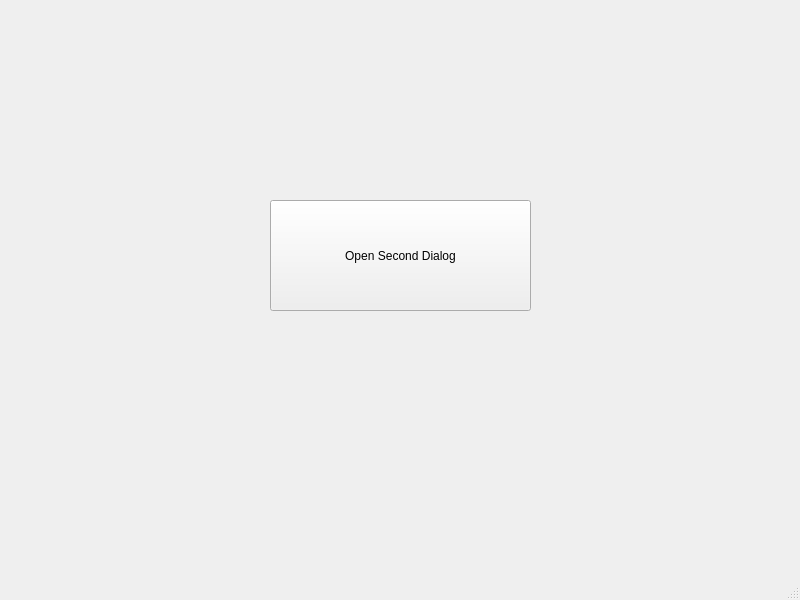
<?xml version="1.0" encoding="UTF-8"?>
<ui version="4.0">
 <class>MainWindow</class>
 <widget class="QMainWindow" name="MainWindow">
  <property name="geometry">
   <rect>
    <x>0</x>
    <y>0</y>
    <width>800</width>
    <height>600</height>
   </rect>
  </property>
  <property name="windowTitle">
   <string>MainWindow</string>
  </property>
  <widget class="QWidget" name="centralwidget">
   <widget class="QPushButton" name="pushButton">
    <property name="geometry">
     <rect>
      <x>270</x>
      <y>200</y>
      <width>261</width>
      <height>111</height>
     </rect>
    </property>
    <property name="text">
     <string>Open Second Dialog</string>
    </property>
   </widget>
  </widget>
  <widget class="QMenuBar" name="menubar">
   <property name="geometry">
    <rect>
     <x>0</x>
     <y>0</y>
     <width>800</width>
     <height>22</height>
    </rect>
   </property>
  </widget>
  <widget class="QStatusBar" name="statusbar"/>
 </widget>
 <resources/>
 <connections/>
</ui>
